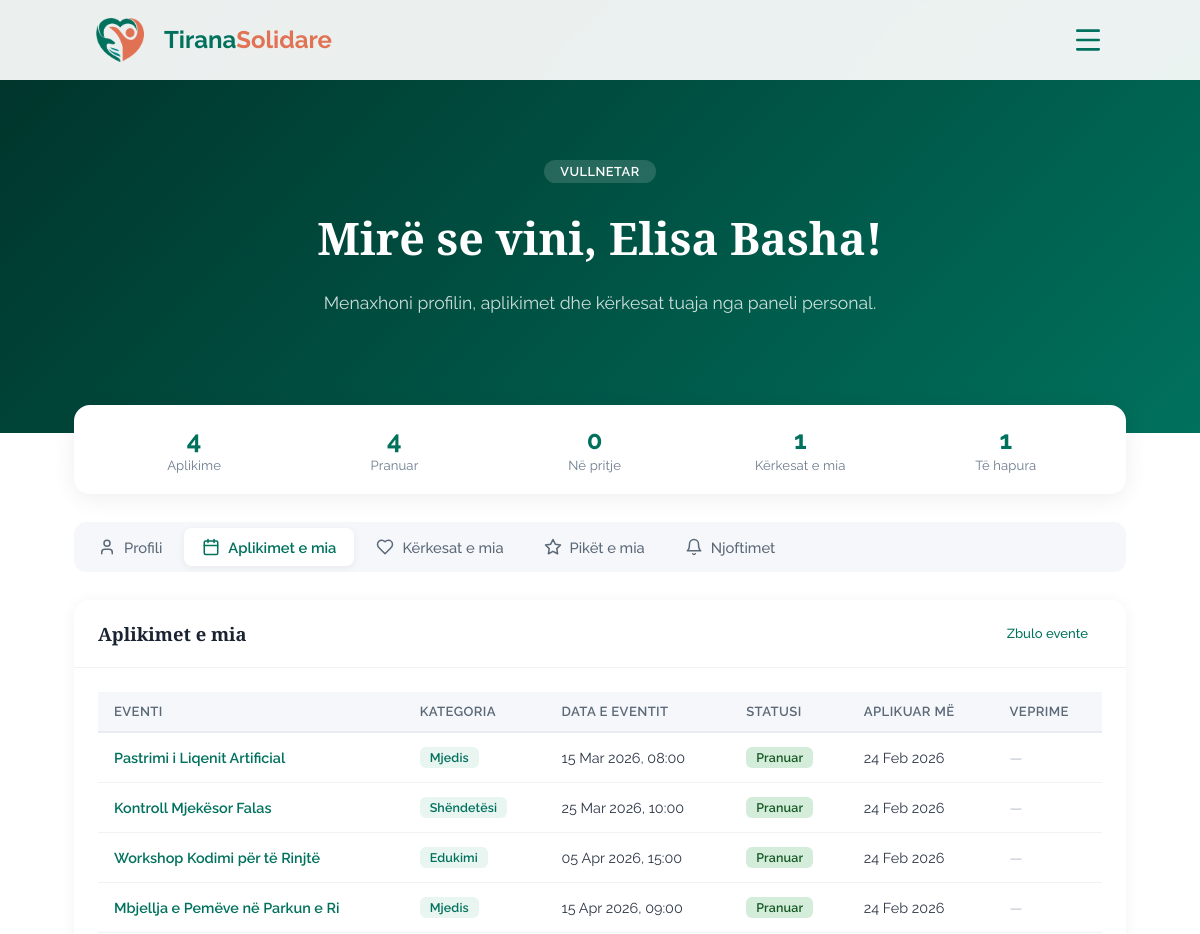
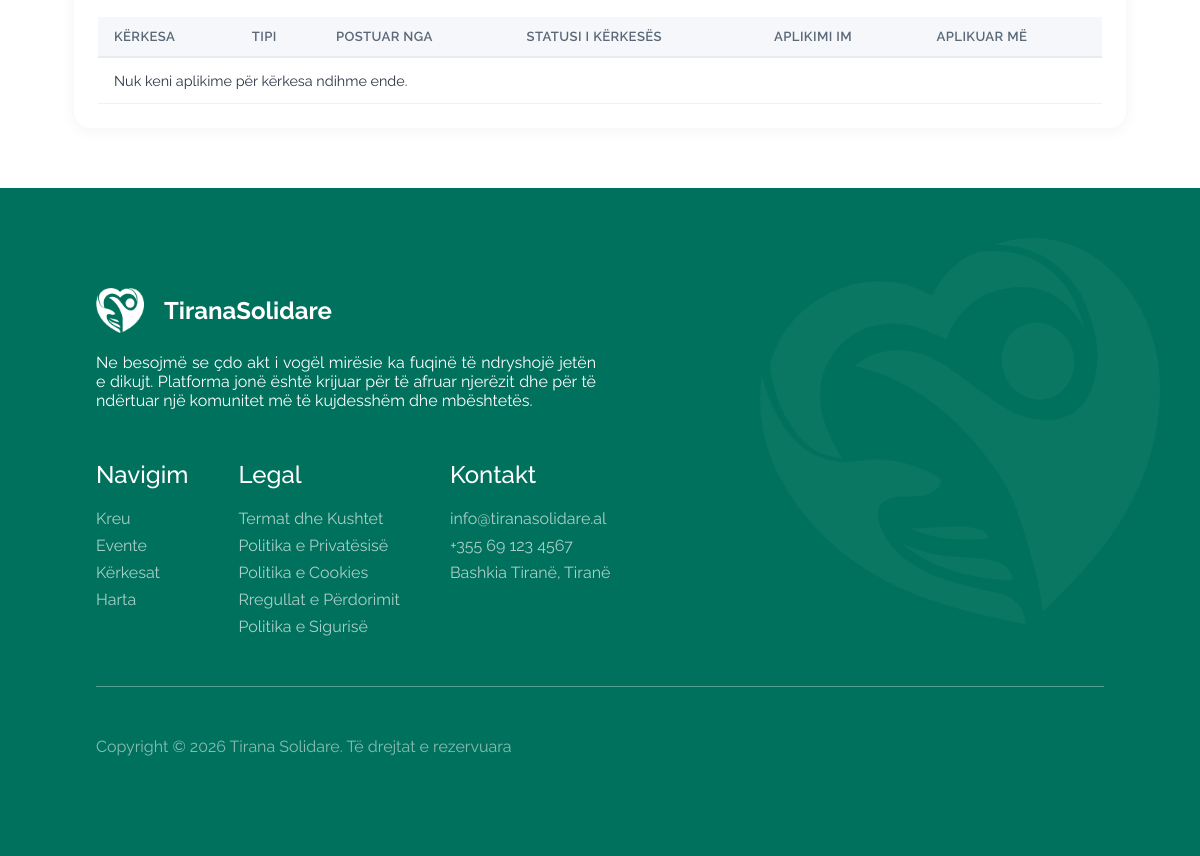
/views/volunteer_panel.php?tab=applications (signed in), run on the app's committed database (2 pictures, top to bottom).
### tables this page shows
CREATE TABLE `kerkesa_per_ndihme` (
  `id_kerkese_ndihme` int(11) NOT NULL,
  `id_perdoruesi` int(11) DEFAULT NULL,
  `tipi` enum('Kërkesë','Ofertë') DEFAULT NULL,
  `titulli` varchar(150) DEFAULT NULL,
  `pershkrimi` text DEFAULT NULL,
  `statusi` enum('Open','Closed') DEFAULT 'Open' COMMENT 'Open/Closed',
  `imazhi` varchar(500) DEFAULT NULL,
  `vendndodhja` varchar(255) DEFAULT NULL,  `latitude` decimal(10,7) DEFAULT NULL,
  `longitude` decimal(10,7) DEFAULT NULL,  `krijuar_me` timestamp NOT NULL DEFAULT current_timestamp()
);

CREATE TABLE `aplikimi` (
  `id_aplikimi` int(11) NOT NULL,
  `id_perdoruesi` int(11) DEFAULT NULL,
  `id_eventi` int(11) DEFAULT NULL,
  `statusi` enum('Në pritje','Pranuar','Refuzuar') DEFAULT 'Në pritje',
  `aplikuar_me` timestamp NOT NULL DEFAULT current_timestamp()
);

CREATE TABLE `eventi` (
  `id_eventi` int(11) NOT NULL,
  `id_perdoruesi` int(11) DEFAULT NULL,
  `id_kategoria` int(11) DEFAULT NULL,
  `titulli` varchar(200) DEFAULT NULL,
  `pershkrimi` text DEFAULT NULL,
  `data` datetime DEFAULT NULL,
  `vendndodhja` varchar(255) DEFAULT NULL,
  `latitude` decimal(10,7) DEFAULT NULL,
  `longitude` decimal(10,7) DEFAULT NULL,
  `banner` varchar(500) DEFAULT NULL COMMENT 'URL to image storage',
  `krijuar_me` timestamp NOT NULL DEFAULT current_timestamp()
);

CREATE TABLE `kategoria` (
  `id_kategoria` int(11) NOT NULL,
  `emri` varchar(50) DEFAULT NULL
);

### views/volunteer_panel.php (the view, shortened to what this page needs)
<?php
require_once __DIR__ . '/../config/db.php';
$userId    = $_SESSION['user_id'];
$userEmri  = htmlspecialchars($_SESSION['emri'] ?? 'Përdorues');
$userRoli  = htmlspecialchars($_SESSION['roli'] ?? 'Vullnetar');
$tab = $_GET['tab'] ?? 'profile';
$stmtUser = $pdo->prepare("SELECT * FROM Perdoruesi WHERE id_perdoruesi = ?");
$stmtUser->execute([$userId]);
$user = $stmtUser->fetch(PDO::FETCH_ASSOC);
$stmtApps = $pdo->prepare(
    "SELECT a.*, e.titulli AS eventi_titulli, e.data AS eventi_data, e.vendndodhja AS eventi_vendndodhja,
            k.emri AS kategoria_emri
     FROM Aplikimi a
     JOIN Eventi e ON e.id_eventi = a.id_eventi
     LEFT JOIN Kategoria k ON k.id_kategoria = e.id_kategoria
     WHERE a.id_perdoruesi = ?
     ORDER BY a.aplikuar_me DESC"
);
$stmtApps->execute([$userId]);
$myApps = $stmtApps->fetchAll(PDO::FETCH_ASSOC);
$stmtHelpApps = $pdo->prepare(
    "SELECT ak.*, kn.titulli AS kerkesa_titulli, kn.tipi AS kerkesa_tipi,
            kn.statusi AS kerkesa_statusi, kn.krijuar_me AS kerkesa_krijuar_me,
            p.emri AS postuesi_emri
     FROM Aplikimi_Kerkese ak
     JOIN Kerkesa_per_Ndihme kn ON kn.id_kerkese_ndihme = ak.id_kerkese_ndihme
     JOIN Perdoruesi p ON p.id_perdoruesi = kn.id_perdoruesi
     WHERE ak.id_perdoruesi = ?
     ORDER BY ak.aplikuar_me DESC"
);
try {
  $stmtHelpApps->execute([$userId]);
  $myHelpApps = $stmtHelpApps->fetchAll(PDO::FETCH_ASSOC);
} catch (Throwable $e) {
  $myHelpApps = [];
}
$stmtReqs = $pdo->prepare(
    "SELECT * FROM Kerkesa_per_Ndihme WHERE id_perdoruesi = ? ORDER BY krijuar_me DESC"
);
$stmtReqs->execute([$userId]);
$myRequests = $stmtReqs->fetchAll(PDO::FETCH_ASSOC);
$totalApps     = count($myApps);
$acceptedApps  = count(array_filter($myApps, fn($a) => $a['statusi'] === 'Pranuar'));
$pendingApps   = count(array_filter($myApps, fn($a) => $a['statusi'] === 'Në pritje'));
$totalRequests = count($myRequests);
$openRequests  = count(array_filter($myRequests, fn($r) => $r['statusi'] === 'Open'));
?>
<!DOCTYPE html>
<html lang="sq">
<head>
  <link rel="stylesheet" href="/TiranaSolidare/public/assets/styles/main.css">
  <link rel="stylesheet" href="/TiranaSolidare/public/assets/styles/pages.css">
  <link rel="stylesheet" href="/TiranaSolidare/public/assets/styles/auth.css">
  <link rel="stylesheet" href="/TiranaSolidare/public/assets/styles/volunteer-panel.css">
  <link rel="stylesheet" href="https://unpkg.com/leaflet@1.9.4/dist/leaflet.css" />
  <link rel="stylesheet" href="/TiranaSolidare/assets/css/map.css">
</head>
<body>
<?php include __DIR__ . '/../public/components/header.php'; ?>
<main>
<section class="page-hero page-hero--green">
  <div class="page-hero__inner">
    <span class="page-badge">Vullnetar</span>
    <h1>Mirë se vini, <?= $userEmri ?>!</h1>
    <p>Menaxhoni profilin, aplikimet dhe kërkesat tuaja nga paneli personal.</p>
  </div>
</section>
<section class="vp-stats-section">
  <div class="vp-stats">
    <div class="vp-stat">
      <strong><?= $totalApps ?></strong>
      <span>Aplikime</span>
    </div>
    <div class="vp-stat">
      <strong><?= $acceptedApps ?></strong>
      <span>Pranuar</span>
    </div>
    <div class="vp-stat">
      <strong><?= $pendingApps ?></strong>
      <span>Në pritje</span>
    </div>
    <div class="vp-stat">
      <strong><?= $totalRequests ?></strong>
      <span>Kërkesat e mia</span>
    </div>
    <div class="vp-stat">
      <strong><?= $openRequests ?></strong>
      <span>Të hapura</span>
    </div>
  </div>
</section>
<section class="vp-tabs-section">
  <div class="vp-tabs">
    <a href="?tab=profile" class="vp-tab <?= $tab === 'profile' ? 'active' : '' ?>">
      <svg xmlns="http://www.w3.org/2000/svg" width="18" height="18" viewBox="0 0 24 24" fill="none" stroke="currentColor" stroke-width="2" stroke-linecap="round" stroke-linejoin="round"><path d="M19 21v-2a4 4 0 0 0-4-4H9a4 4 0 0 0-4 4v2"/><circle cx="12" cy="7" r="4"/></svg>
      Profili
    </a>
    <a href="?tab=applications" class="vp-tab <?= $tab === 'applications' ? 'active' : '' ?>">
      Aplikimet e mia
    </a>
    <a href="?tab=requests" class="vp-tab <?= $tab === 'requests' ? 'active' : '' ?>">
      Kërkesat e mia
    </a>
    <a href="?tab=score" class="vp-tab <?= $tab === 'score' ? 'active' : '' ?>">
  <svg xmlns="http://www.w3.org/2000/svg" width="18" height="18" viewBox="0 0 24 24" fill="none" stroke="currentColor" stroke-width="2" stroke-linecap="round" stroke-linejoin="round"><path d="M12 2l3.09 6.26L22 9.27l-5 4.87 1.18 6.88L12 17.77l-6.18 3.25L7 14.14 2 9.27l6.91-1.01L12 2z"/></svg>
  Pikët e mia
</a>
    <a href="?tab=notifications" class="vp-tab <?= $tab === 'notifications' ? 'active' : '' ?>">
      <svg xmlns="http://www.w3.org/2000/svg" width="18" height="18" viewBox="0 0 24 24" fill="none" stroke="currentColor" stroke-width="2" stroke-linecap="round" stroke-linejoin="round"><path d="M6 8a6 6 0 0 1 12 0c0 7 3 9 3 9H3s3-2 3-9"/><path d="M10.3 21a1.94 1.94 0 0 0 3.4 0"/></svg>
      Njoftimet
    </a>
  </div>
</section>
<section class="vp-content">
<?php if ($tab === 'profile'): ?>
<div class="vp-panel">
  <div class="vp-profile-grid">
    <div class="vp-card">
      <div class="vp-card__header">
        <h3>Informacioni i profilit</h3>
      </div>
      <div class="vp-card__body">
        <div class="vp-profile-avatar">
          <div class="vp-avatar"><?= $userInitial ?></div>
          <div class="vp-profile-info">
            <strong id="vp-profile-emri"><?= htmlspecialchars($user['emri'] ?? '—') ?></strong>
            <span id="vp-profile-email"><?= htmlspecialchars($user['email'] ?? '—') ?></span>
            <div class="vp-profile-badges">
              <span class="vp-badge vp-badge--role"><?= $userRoli ?></span>
              <span class="vp-badge vp-badge--status"><?= htmlspecialchars($user['statusi_llogarise'] ?? '—') ?></span>
            </div>
          </div>
        </div>
        <div class="vp-profile-meta-grid">
          <div class="vp-meta-item">
            <span>Regjistruar</span>
            <strong><?= date('d/m/Y', strtotime($user['krijuar_me'])) ?></strong>
          </div>
          <div class="vp-meta-item">
            <span>Total aplikime</span>
            <strong><?= $totalApps ?></strong>
          </div>
          <div class="vp-meta-item">
            <span>Kërkesa krijuar</span>
            <strong><?= $totalRequests ?></strong>
          </div>
          <div class="vp-meta-item">
            <span>Aplikime pranuar</span>
            <strong><?= $acceptedApps ?></strong>
          </div>
        </div>
      </div>
    </div>
    <div class="vp-card">
      <div class="vp-card__header">
        <h3>Ndrysho emrin</h3>
      </div>
      <div class="vp-card__body">
        <form id="vp-name-form" class="vp-form">
          <div class="vp-field">
            <label for="vp-emri">Emri i plotë</label>
            <input type="text" id="vp-emri" name="emri" value="<?= htmlspecialchars($user['emri'] ?? '') ?>" required placeholder="Emri Mbiemri" class="vp-input">
          </div>
          <button type="submit" class="btn_primary">Ruaj emrin</button>
        </form>
        <div id="vp-name-status" class="vp-status" style="display:none"></div>
      </div>
    </div>
    <div class="vp-card">
      <div class="vp-card__header">
        <h3>Ndrysho fjalëkalimin</h3>
      </div>
      <div class="vp-card__body">
        <form id="vp-password-form" class="vp-form">
          <div class="vp-field">
            <label for="vp-current-pw">Fjalëkalimi aktual</label>
            <input type="password" id="vp-current-pw" name="current_password" required placeholder="********" class="vp-input">
          </div>
          <div class="vp-field">
            <label for="vp-new-pw">Fjalëkalimi i ri</label>
            <input type="password" id="vp-new-pw" name="new_password" required placeholder="********" minlength="6" class="vp-input">
          </div>
          <div class="vp-field">
            <label for="vp-confirm-pw">Konfirmo fjalëkalimin</label>
            <input type="password" id="vp-confirm-pw" name="confirm_password" required placeholder="********" class="vp-input">
          </div>
          <button type="submit" class="btn_primary">Përditëso fjalëkalimin</button>
        </form>
        <div id="vp-pw-status" class="vp-status" style="display:none"></div>
      </div>
    </div>
  </div>
</div>
<?php elseif ($tab === 'applications'): ?>
<div class="vp-panel">
  <div class="vp-card">
    <div class="vp-card__header">
      <h3>Aplikimet e mia</h3>
      <a href="/TiranaSolidare/views/events.php" class="btn_secondary vp-btn-sm">Zbulo evente</a>
    </div>
    <div class="vp-card__body">
      <?php if (empty($myApps) && empty($myHelpApps)): ?>
        <div class="vp-empty">
          <svg xmlns="http://www.w3.org/2000/svg" width="48" height="48" viewBox="0 0 24 24" fill="none" stroke="currentColor" stroke-width="1" stroke-linecap="round" stroke-linejoin="round"><rect width="18" height="18" x="3" y="4" rx="2"/><line x1="16" x2="16" y1="2" y2="6"/><line x1="8" x2="8" y1="2" y2="6"/><line x1="3" x2="21" y1="10" y2="10"/></svg>
          <p>Nuk keni aplikime ende. <a href="/TiranaSolidare/views/events.php">Zbuloni eventet</a> ose <a href="/TiranaSolidare/views/help_requests.php">kërkesat për ndihmë</a> dhe aplikoni!</p>
        </div>
      <?php else: ?>
        <div class="vp-table-wrap">
          <table class="vp-table">
            <thead>
              <tr>
                <th>Eventi</th>
                <th>Kategoria</th>
                <th>Data e eventit</th>
                <th>Statusi</th>
                <th>Aplikuar më</th>
                <th>Veprime</th>
              </tr>
            </thead>
            <tbody>
              <?php foreach ($myApps as $app): ?>
              <tr>
                <td>
                  <a href="/TiranaSolidare/views/events.php?id=<?= $app['id_eventi'] ?>" class="vp-link">
                    <?= htmlspecialchars($app['eventi_titulli']) ?>
                  </a>
                </td>
                <td>
                  <?php if (!empty($app['kategoria_emri'])): ?>
                    <span class="vp-badge vp-badge--category"><?= htmlspecialchars($app['kategoria_emri']) ?></span>
                  <?php else: ?>
                    <span class="vp-muted">—</span>
                  <?php endif; ?>
                </td>
                <td><?= date('d M Y, H:i', strtotime($app['eventi_data'])) ?></td>
                <td>
                  <span class="vp-badge vp-badge--<?= $app['statusi'] === 'Pranuar' ? 'success' : ($app['statusi'] === 'Refuzuar' ? 'danger' : 'pending') ?>">
                    <?= htmlspecialchars($app['statusi']) ?>
                  </span>
                </td>
                <td><?= date('d M Y', strtotime($app['aplikuar_me'])) ?></td>
                <td>
                  <?php if ($app['statusi'] === 'Në pritje'): ?>
                    <button class="btn_secondary vp-btn-sm vp-btn-danger" onclick="withdrawApp(<?= $app['id_aplikimi'] ?>)">Tërhiq</button>
                  <?php else: ?>
                    <span class="vp-muted">—</span>
                  <?php endif; ?>
                </td>
              </tr>
              <?php endforeach; ?>
            </tbody>
          </table>
        </div>
        <div class="vp-table-wrap" style="margin-top:18px;">
          <table class="vp-table">
            <thead>
              <tr>
                <th>Kërkesa</th>
                <th>Tipi</th>
                <th>Postuar nga</th>
                <th>Statusi i kërkesës</th>
                <th>Aplikimi im</th>
                <th>Aplikuar më</th>
              </tr>
            </thead>
            <tbody>
              <?php if (empty($myHelpApps)): ?>
                <tr>
                  <td colspan="6" class="vp-muted">Nuk keni aplikime për kërkesa ndihme ende.</td>
                </tr>
              <?php endif; ?>
            </tbody>
          </table>
        </div>
      <?php endif; ?>
    </div>
  </div>
</div>
<?php endif; ?>
</section>
</main>
<?php include __DIR__ . '/../public/components/footer.php'; ?>
</body>
</html>

### data on the page
kerkesa_per_ndihme: statusi "1"
aplikimi: id_eventi.titulli "Pastrimi i Liqenit Artificial", kategoria.emri "Mjedis", id_eventi.data "15 Mar 2026, 08:00", statusi "Pranuar", aplikuar_me "24 Feb 2026"
aplikimi: id_eventi.titulli "Kontroll Mjekësor Falas", kategoria.emri "Shëndetësi", id_eventi.data "25 Mar 2026, 10:00", statusi "Pranuar", aplikuar_me "24 Feb 2026"
aplikimi: id_eventi.titulli "Workshop Kodimi për të Rinjtë", kategoria.emri "Edukimi", id_eventi.data "05 Apr 2026, 15:00", statusi "Pranuar", aplikuar_me "24 Feb 2026"
aplikimi: id_eventi.titulli "Mbjellja e Pemëve në Parkun e Ri", kategoria.emri "Mjedis", id_eventi.data "15 Apr 2026, 09:00", statusi "Pranuar", aplikuar_me "24 Feb 2026"

### other printed values
$userEmri "Elisa Basha"
$totalApps "4"
$acceptedApps "4"
$pendingApps "0"
$totalRequests "1"
